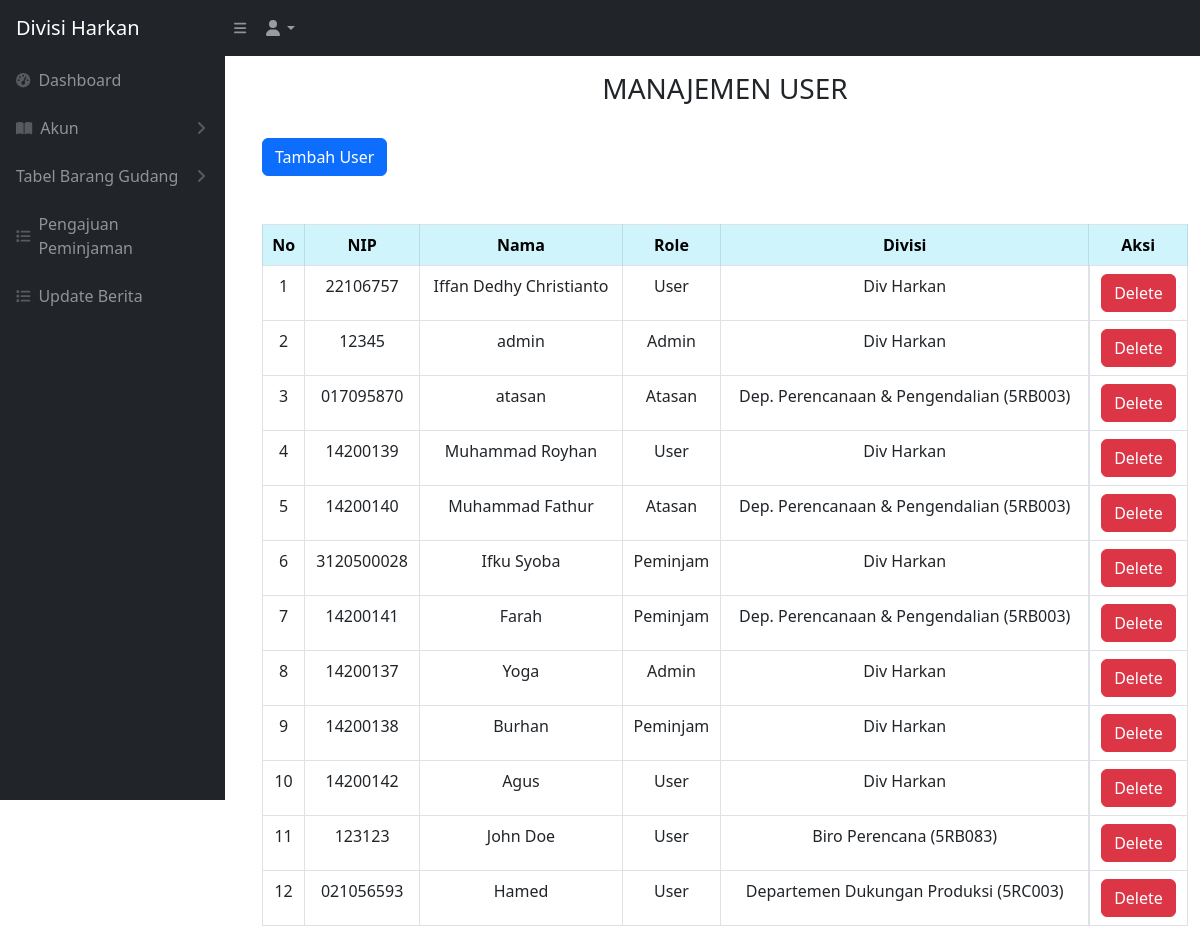
Page /user_manajemen.php (signed in) on the committed database.
### tables this page shows
CREATE TABLE `users` (
  `id_user` int NOT NULL,
  `nip_user` varchar(512) NOT NULL,
  `nama_user` varchar(512) NOT NULL,
  `password_user` varchar(512) NOT NULL,
  `divisi_id` int NOT NULL,
  `role_id` int NOT NULL
);

CREATE TABLE `divisi` (
  `iddivisi` int NOT NULL,
  `namadivisi` varchar(200) NOT NULL
);

### user_manajemen.php (the view, shortened to what this page needs)
<!DOCTYPE html>
<html lang="en">
<head>
    <link href="css/styles.css" rel="stylesheet" />
</head>
<?php include 'sidebar.php' ?>
<br>
<br>
<body>
    <main id="main-content" class="<?= isset($_GET['sidebarClosed']) ? '' : 'main-with-sidebar' ?>">
        <div class="container-fluid px-4">
            <h3 class="mt-4 text-center">MANAJEMEN USER</h3>
        </div>
        <br>
        <div class="container -fluid">
            <div class="card-mb-4">
                <button type="button" class="btn btn-primary" data-bs-toggle="modal" data-bs-target="#myModal">
                    Tambah User
                </button>
                <br>
                <br>
                <br>
                <div class="card-body">
                    <div class="table table-responsive">
                        <table class="table table-bordered" id="dataTable" width="100" cellspacing="0">
                            <thead>
                                <tr>
                                    <th class="table-info text-center align-middle">No</th>
                                    <th class="table-info text-center align-middle">NIP</th>
                                    <th class="table-info text-center align-middle">Nama</th>
                                    <th class="table-info text-center align-middle">Role</th>
                                    <th class="table-info text-center align-middle">Divisi</th>
                                    <th class="table-info text-center align-middle">Aksi</th>
                                </tr>
                            </thead>
                            <tbody>
                                <?php
                                require 'controller/koneksi.php';
                                $query = "SELECT nip_user, nama_user, role_id FROM users";
                                $i = 1;
                                $ambilSemuaUser = mysqli_query($conn, $query);
                                while ($data = mysqli_fetch_array($ambilSemuaUser)) {
                                    $nip = $data['nip_user'];
                                    $nama = $data['nama_user'];
                                    $role = $data['role_id'];
                                ?>
                                    <tr>
                                        <td style="text-align: center;"><?= $i++ ?></td>
                                        <td style="text-align: center;"><?= $nip ?></td>
                                        <td style="text-align: center;"><?= $nama ?></td>
                                        <td style="text-align: center;">
                                            <?php
                                            if ($role == 1) {
                                                echo "Admin";
                                            } else if ($role == 2) {
                                                echo "User";
                                            } else if ($role == 3) {
                                                echo "Atasan";
                                            } else if ($role == 4) {
                                                echo "Peminjam";
                                            } else {
                                                echo "User tidak diketahui";
                                            }
                                            ?></td>
                                        <td style="text-align: center;">
                                            <?php
                                            $queryDivisi = "SELECT d.namadivisi FROM divisi d INNER JOIN users u ON d.iddivisi = u.divisi_id WHERE u.nip_user = '$nip'";
                                            $resultDivisi = mysqli_query($conn, $queryDivisi);
                                            if ($resultDivisi && mysqli_num_rows($resultDivisi) > 0) {
                                                $rowDivisi = mysqli_fetch_assoc($resultDivisi);
                                                echo $rowDivisi['namadivisi'];
                                            } else {
                                                echo "Tidak ada data divisi";
                                            }
                                            ?></td>
                                        <td class="text-center-td">
                                            <button type="button" class="btn btn-danger" data-bs-toggle="modal" data-bs-target="#delete<?= $nip; ?>">
                                                Delete
                                            </button>
                                        </td>
                                    </tr>
                                <?php
                                };
                                ?>
                            </tbody>
                        </table>
    </main>
</body>
</html>

### user_manajemen.php (style rules this page uses)
.text-center-td { display: flex; justify-content: center; align-items: center; }

### rows in the picture
users: nip_user "22106757", nama_user "Iffan Dedhy Christianto", shows "User", divisi.namadivisi "Div Harkan"
users: nip_user "12345", nama_user "admin", shows "Admin", divisi.namadivisi "Div Harkan"
users: nip_user "017095870", nama_user "atasan", shows "Atasan", divisi.namadivisi "Dep. Perencanaan & Pengendalian (5RB003)"
users: nip_user "14200139", nama_user "Muhammad Royhan", shows "User", divisi.namadivisi "Div Harkan"
users: nip_user "14200140", nama_user "Muhammad Fathur", shows "Atasan", divisi.namadivisi "Dep. Perencanaan & Pengendalian (5RB003)"
users: nip_user "3120500028", nama_user "Ifku Syoba", shows "Peminjam", divisi.namadivisi "Div Harkan"
users: nip_user "14200141", nama_user "Farah", shows "Peminjam", divisi.namadivisi "Dep. Perencanaan & Pengendalian (5RB003)"
users: nip_user "14200137", nama_user "Yoga", shows "Admin", divisi.namadivisi "Div Harkan"
users: nip_user "14200138", nama_user "Burhan", shows "Peminjam", divisi.namadivisi "Div Harkan"
users: nip_user "14200142", nama_user "Agus", shows "User", divisi.namadivisi "Div Harkan"
users: nip_user "123123", nama_user "John Doe", shows "User", divisi.namadivisi "Biro Perencana (5RB083)"
users: nip_user "021056593", nama_user "Hamed", shows "User", divisi.namadivisi "Departemen Dukungan Produksi (5RC003)"
